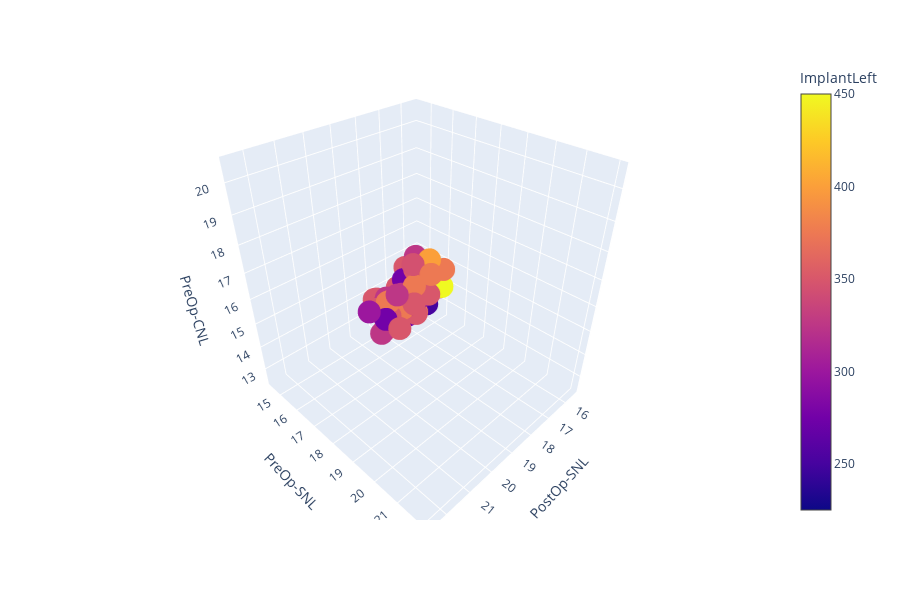

Notebook code for this chart:
### Code cell
fig = px.scatter_3d(df, x='PostOp-SNL', y='PreOp-SNL', z='PreOp-CNL', color='ImplantLeft')
fig.show()

### Figure 1 — Plotly figure (JSON) as saved in the notebook; plotly's stock layout.template omitted (floating-point values rounded to 4 significant figures; data arrays with more than 128 entries replaced by an {"elided": "..."} marker saying what was removed)
{"data": [{"hoverlabel": {"namelength": 0}, "hovertemplate": "PostOp-SNL=%{x}<br>PreOp-SNL=%{y}<br>PreOp-CNL=%{z}<br>ImplantLeft=%{marker.color}", "legendgroup": "", "marker": {"color": {"elided": "144 int values"}, "coloraxis": "coloraxis", "symbol": "circle"}, "mode": "markers", "name": "", "scene": "scene", "showlegend": false, "type": "scatter3d", "x": {"elided": "144 float values"}, "y": {"elided": "144 float values"}, "z": {"elided": "144 float values"}}], "layout": {"coloraxis": {"colorbar": {"title": {"text": "ImplantLeft"}}, "colorscale": [[0, "#0d0887"], [0.1111, "#46039f"], [0.2222, "#7201a8"], [0.3333, "#9c179e"], [0.4444, "#bd3786"], [0.5556, "#d8576b"], [0.6667, "#ed7953"], [0.7778, "#fb9f3a"], [0.8889, "#fdca26"], [1, "#f0f921"]]}, "height": 600, "legend": {"tracegroupgap": 0}, "margin": {"t": 60}, "scene": {"domain": {"x": [0, 0.98], "y": [0, 1]}, "xaxis": {"title": {"text": "PostOp-SNL"}}, "yaxis": {"title": {"text": "PreOp-SNL"}}, "zaxis": {"title": {"text": "PreOp-CNL"}}}}}
